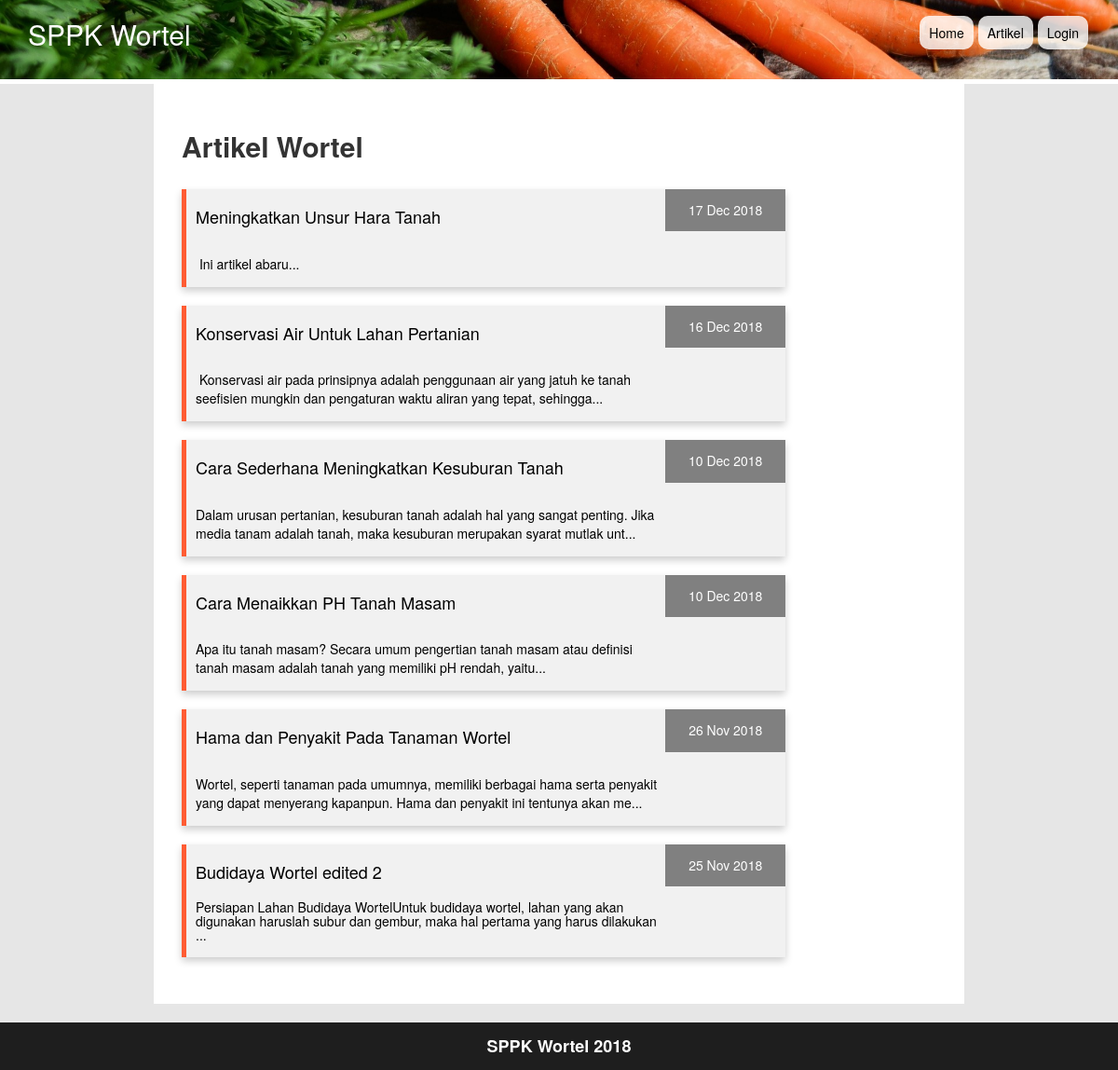
Page /view/v_artikel.php on the committed database.
### tables this page shows
CREATE TABLE `artikel` (
  `id` int(11) NOT NULL,
  `judul` varchar(100) NOT NULL,
  `isi` text NOT NULL,
  `picture` text,
  `id_penulis` int(11) NOT NULL,
  `saran` enum('PH','Air','Tanah') DEFAULT NULL,
  `created_at` timestamp NOT NULL DEFAULT CURRENT_TIMESTAMP,
  `updated_at` timestamp NULL DEFAULT NULL ON UPDATE CURRENT_TIMESTAMP
);

### controller/c_getArtikel.php (called while the page is built, shortened)
<?php
$art = new m_artikel();
if (isset($_GET["id"])) {
	$id_artikel = $_GET["id"];
	$artikel = $art->getArtikel($id_artikel);
	if (empty($artikel)) {
		echo "data artikel tidak ada";
	}
}
else{
	$allArtikel = $art->getAllArtikel();
}
?>

### model/koneksi.php (called while the page is built, shortened)
<?php
class koneksi
{
	public $server = "localhost";
	public $username = "root";
	public $password = "";
	public $db = "sistemwortel";
	public function konek()
	{
		try {
			$this->con = new PDO("mysql:host=$this->server;dbname=$this->db", $this->username, $this->password);
			$this->con->setAttribute(PDO::ATTR_ERRMODE, PDO::ERRMODE_EXCEPTION);
			$this->con->setAttribute(PDO::ATTR_EMULATE_PREPARES,TRUE);
			return $this->con;
		} catch (PDOException $e) {
			echo "Connection failed: " . $e->getMessage();
		}
	}
}
?>

### model/m_artikel.php (called while the page is built, shortened)
<?php
class m_artikel extends koneksi
{
	public function getAllArtikel()
	{
		$query = "SELECT * FROM artikel ORDER BY created_at DESC";
		try {
			$stmt = $this->konek()->prepare($query);
			$stmt->execute();
			$stmt->setFetchMode(PDO::FETCH_CLASS, 'artikel');
			$res = $stmt->fetchAll();
			return $res;
		} catch (PDOException $e) {
			echo "Error: " . $e->getMessage();
		}
	}
}
?>

### view/v_artikel.php (the view, shortened to what this page needs)
<?php
include_once '../controller/c_getArtikel.php';
?>
<!DOCTYPE html>
<html>
<head>
	<link href="bootstrap/css/bootstrap.min.css" rel="stylesheet">
	<link href="css/css_header.css" rel="stylesheet">
	<link href="css/css_footer.css" rel="stylesheet">
</head>
<body>
	<div class="container-fluid">
		<?php include_once 'layout/header.php'; ?>
		<div class="row">
			<div class="back">
				<div class="konten">
					<H2><b>Artikel Wortel</b></H2>
					<br>
					<div class="artikel">
						<?php for ($i=0; $i < count($allArtikel); $i++) {
							$tgl_dibuat = date_create($allArtikel[$i]->created_at, timezone_open('Asia/Jakarta'));
						?>
							<a href="v_detailArtikel.php?id=<?php echo $allArtikel[$i]->id ?>">
								<span>
									<div class="card">
										<div class="depan">
											<h4><?php echo $allArtikel[$i]->judul; ?></h>
											<br><br>
											<p class="teks"><?php echo substr(strip_tags($allArtikel[$i]->isi, "<h1>"), strpos(strip_tags($allArtikel[$i]->isi, "<h1>"), "</h1>"), 150)."..."; ?></p>
										</div>
										<div class="belakang">
											<h5><?php echo date_format($tgl_dibuat, "d M Y"); ?></h5>
										</div>
								</div>
								</span>
							</a>
						<?php } ?>
					</div>
				</div>
			</div>
		</div>
		<?php include_once 'layout/footer.php'; ?>
	</div>
</body>
</html>

### view/layout/header.php
<div class="row" id="r0">
	<div class="judul">
		<h2>SPPK Wortel</h2>
	</div>
	<div class="navbar">
		<div class="menu">
			<a href="../index.php">Home</a>
			<a href="v_artikel.php">Artikel</a>
			<?php if (!empty($_SESSION["user"])) {
					echo '<a href="v_admArtikel.php">Dashboard</a>';
				}
				else{
					echo '<a href="v_login.php">Login</a>';
				}
			?>
		</div>
	</div>
</div>

### view/layout/footer.php
<div class="row">
	<div class="kaki">
		<h4><b>SPPK Wortel 2018</b></h4>
	</div>
</div>

### view/css/css_header.css (style rules this page uses)
#r0 { background-image: url('../../storage/wortel_crop.jpg'); height: 100%; background-size: cover; background-position: bottom; background-repeat: no-repeat; border-bottom: 5px solid white; }
.judul { margin-left: 30px; float: left; color: white; }
.navbar { float: right; margin-top: 15px; padding: 1px; }
.menu { float: right; margin-right: 25px; }
.navbar a { float: left; display: block; padding: 8px 10px; color: black; border-radius: 10px; list-style: none; text-decoration: none; background-color: rgba(255,255,255, 0.8); margin-right: 5px; }

### view/css/css_footer.css (style rules this page uses)
.kaki { width: 100%; padding: 5px; color: white; background-color: rgb(30,30,30); text-align: center; }

### view/v_artikel.php (style rules this page uses)
.back { padding: 20px; padding-top: 0; min-height: 518px; background-color: rgb(230,230,230); }
.konten { width: 75%; min-height: 490px; padding: 30px; margin-right: auto; margin-left: auto; background-color: white; }
.card { width: 80%; box-shadow: 0 4px 8px 0 rgba(0, 0, 0, 0.2); background-color: #f1f1f1; border-left: 5px solid #ff5c33; margin-bottom: 20px; overflow: hidden; }
.depan { float: left; width: 80%; color: black; padding: 5px; padding-left: 10px; padding-top: 10px; }
.belakang { float: left; width: 20%; padding: 5px; text-align: center; background-color: grey; color: white; }
.teks { font-size: 14px; }

### rows in the picture
artikel: judul "Meningkatkan Unsur Hara Tanah", isi "Ini artikel abaru", created_at "17 Dec 2018"
artikel: judul "Konservasi Air Untuk Lahan Pertanian", isi "Konservasi air pada prinsipnya adalah penggunaan air yang jatuh ke tanah seefisien mungkin dan pengaturan waktu aliran yang tepat, sehingga", created_at "16 Dec 2018"
artikel: judul "Cara Sederhana Meningkatkan Kesuburan Tanah", isi "Dalam urusan pertanian, kesuburan tanah adalah hal yang sangat penting. Jika media tanam adalah tanah, maka kesuburan merupakan syarat mutlak unt", created_at "10 Dec 2018"
artikel: judul "Cara Menaikkan PH Tanah Masam", isi "Apa itu tanah masam? Secara umum pengertian tanah masam atau definisi tanah masam adalah tanah yang memiliki pH rendah, yaitu", created_at "10 Dec 2018"
artikel: judul "Hama dan Penyakit Pada Tanaman Wortel", isi "Wortel, seperti tanaman pada umumnya, memiliki berbagai hama serta penyakit yang dapat menyerang kapanpun. Hama dan penyakit ini tentunya akan me", created_at "26 Nov 2018"
artikel: judul "Budidaya Wortel edited 2", isi "Persiapan Lahan Budidaya WortelUntuk budidaya wortel, lahan yang akan digunakan haruslah subur dan gembur, maka hal pertama yang harus dilakukan", created_at "25 Nov 2018"
